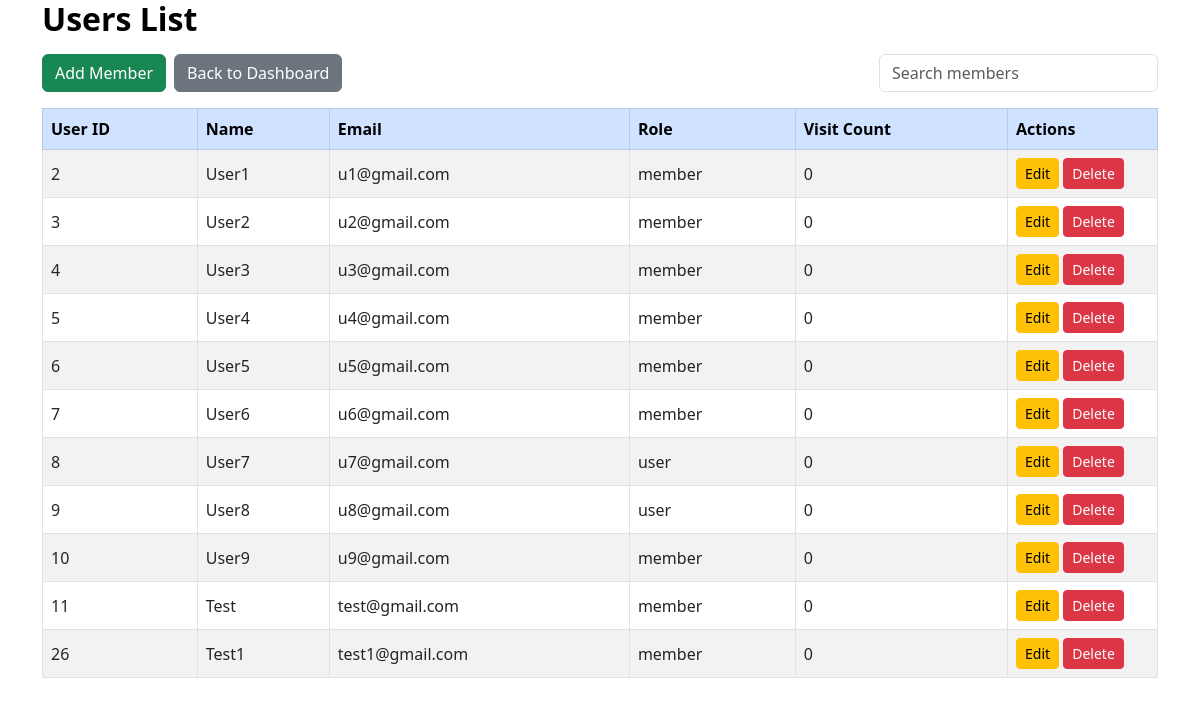
Screenshot of /admin/members_list.php (signed in) with the database file from the repository.
### tables this page shows
CREATE TABLE IF NOT EXISTS `users` (
  `user_id` int(11) NOT NULL AUTO_INCREMENT,
  `name` varchar(100) DEFAULT NULL,
  `email` varchar(100) DEFAULT NULL,
  `password` varchar(255) DEFAULT NULL,
  `role` enum('admin','member','user') NOT NULL DEFAULT 'user',
  `visit_count` int(11) DEFAULT 0,
  `last_visit` datetime DEFAULT NULL,
  PRIMARY KEY (`user_id`),
  UNIQUE KEY `email` (`email`)
);

### admin/members_list.php (the view, shortened to what this page needs)
<?php
require '../includes/db_connect.php';
$stmt = $pdo->query("SELECT user_id, name, email, role, visit_count
                    FROM users
                    WHERE role IN ('member', 'user')
                    ORDER BY user_id");
$members = $stmt->fetchAll(PDO::FETCH_ASSOC);
?>
<!DOCTYPE html>
<html lang="en">
<head>
    <link href="https://cdn.jsdelivr.net/npm/bootstrap@5.3.0/dist/css/bootstrap.min.css" rel="stylesheet">
    <link href="../adminstyle.css" rel="stylesheet"/>
</head>
<body class="member-list">
<div class="container">
    <h2 class="mb-3 text-primary">Users List</h2>
    <div class="d-flex mb-3 align-items-center">
        <a href="add_member.php" class="btn btn-success me-2">Add Member</a>
        <a href="dashboard.php" class="btn btn-secondary me-3">Back to Dashboard</a>
        <input type="text" id="searchInput" class="form-control w-25 searchInput"  placeholder="Search members">
    </div>
    <table class="table table-bordered table-striped align-middle" id="membersTable">
        <thead class="table-primary">
            <tr>
                <th>User ID</th>
                <th>Name</th>
                <th>Email</th>
                <th>Role</th>
                <th>Visit Count</th>
                <th style="width:150px;">Actions</th>
            </tr>
        </thead>
        <tbody>
            <?php if ($members): ?>
                <?php foreach($members as $m): ?>
                    <tr>
                        <td><?= htmlspecialchars($m['user_id']); ?></td>
                        <td><?= htmlspecialchars($m['name']); ?></td>
                        <td><?= htmlspecialchars($m['email']); ?></td>
                        <td><?= htmlspecialchars($m['role']); ?></td>
                        <td><?= intval($m['visit_count']); ?></td>
                        <td>
                            <a href="edit_member.php?user_id=<?= $m['user_id']; ?>" class="btn btn-warning btn-sm">Edit</a>
                            <a href="delete_member.php?user_id=<?= $m['user_id']; ?>"
                               class="btn btn-danger btn-sm"
                               onclick="return confirm('Delete this member?');">
                               Delete
                            </a>
                        </td>
                    </tr>
                <?php endforeach; ?>
            <?php else: ?>
                <tr><td colspan="6" class="text-center text-muted">No members found.</td></tr>
            <?php endif; ?>
        </tbody>
    </table>
</div>
</body>
</html>

### adminstyle.css (style rules this page uses)
.member-list h2 { color: black !important; font-weight: 600; margin-bottom: 20px; }
.searchInput { margin-left: auto; }

### rows the page displays
users: user_id "2", name "User1", email "u1@gmail.com", role "member", visit_count "0"
users: user_id "3", name "User2", email "u2@gmail.com", role "member", visit_count "0"
users: user_id "4", name "User3", email "u3@gmail.com", role "member", visit_count "0"
users: user_id "5", name "User4", email "u4@gmail.com", role "member", visit_count "0"
users: user_id "6", name "User5", email "u5@gmail.com", role "member", visit_count "0"
users: user_id "7", name "User6", email "u6@gmail.com", role "member", visit_count "0"
users: user_id "8", name "User7", email "u7@gmail.com", role "user", visit_count "0"
users: user_id "9", name "User8", email "u8@gmail.com", role "user", visit_count "0"
users: user_id "10", name "User9", email "u9@gmail.com", role "member", visit_count "0"
users: user_id "11", name "Test", email "test@gmail.com", role "member", visit_count "0"
users: user_id "26", name "Test1", email "test1@gmail.com", role "member", visit_count "0"
